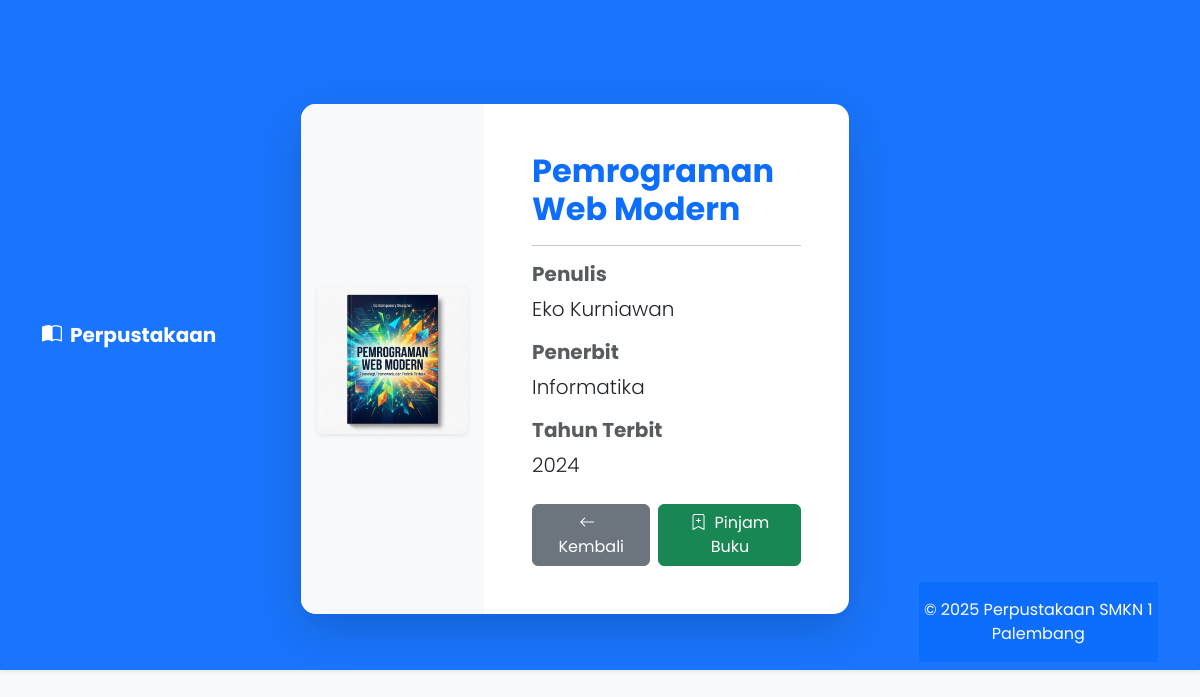
Screenshot of /detail_buku.php?id=1 (signed in) with the database file from the repository.
### tables this page shows
CREATE TABLE `buku` (
  `id_buku` int(11) NOT NULL AUTO_INCREMENT,
  `judul` varchar(255) NOT NULL,
  `penulis` varchar(255) NOT NULL,
  `penerbit` varchar(255) DEFAULT NULL,
  `tahun_terbit` year(4) DEFAULT NULL,
  `cover` varchar(255) DEFAULT NULL,
  PRIMARY KEY (`id_buku`)
);

### detail_buku.php (the view, shortened to what this page needs)
<?php
include 'koneksi.php';
$id = $_GET['id'];
$query = $conn->query("SELECT * FROM buku WHERE id_buku = '$id'");
$buku = $query->fetch_assoc();
?>
<!DOCTYPE html>
<html lang="id">
<head>
  <link href="https://cdn.jsdelivr.net/npm/bootstrap@5.3.2/dist/css/bootstrap.min.css" rel="stylesheet">
  <link rel="stylesheet" href="https://cdn.jsdelivr.net/npm/bootstrap-icons@1.11.1/font/bootstrap-icons.css">
  <link rel="stylesheet" href="style.css">
</head>
<body>
  <nav class="navbar navbar-expand-lg navbar-dark fixed-top shadow-sm">
    <div class="container">
      <a class="navbar-brand fw-bold" href="index.php">
        <i class="bi bi-book-half me-2"></i>Perpustakaan
      </a>
      <div class="collapse navbar-collapse" id="navbarNav">
        <ul class="navbar-nav ms-auto align-items-center">
  <div class="container py-5 mt-5">
    <div class="row justify-content-center">
        <div class="col-md-10">
            <div class="card shadow-lg border-0 overflow-hidden">
                <div class="row g-0">
                    <div class="col-md-4 bg-light d-flex align-items-center justify-content-center p-3">
                        <img src="cover/<?= $buku['cover'] ?>" class="img-fluid shadow-sm rounded" style="max-height: 500px; object-fit: contain;" alt="<?= $buku['judul'] ?>">
                    </div>
                    <div class="col-md-8">
                        <div class="card-body p-5">
                            <h2 class="fw-bold text-primary mb-3"><?= $buku['judul'] ?></h2>
                            <hr>
                            <div class="mb-3">
                                <h5 class="fw-bold text-muted">Penulis</h5>
                                <p class="lead"><?= $buku['penulis'] ?></p>
                            </div>
                            <div class="mb-3">
                                <h5 class="fw-bold text-muted">Penerbit</h5>
                                <p class="lead"><?= $buku['penerbit'] ?></p>
                            </div>
                            <div class="mb-4">
                                <h5 class="fw-bold text-muted">Tahun Terbit</h5>
                                <p class="lead"><?= $buku['tahun_terbit'] ?></p>
                            </div>
                            <div class="d-flex gap-2">
                                <a href="buku.php" class="btn btn-secondary px-4">
                                    <i class="bi bi-arrow-left me-2"></i>Kembali
                                </a>
                                <?php if($_SESSION['role'] != 'kapus'): ?>
                                <a href="transaksi_peminjaman.php?id_buku=<?= $buku['id_buku'] ?>" class="btn btn-success px-4">
                                    <i class="bi bi-bookmark-plus me-2"></i>Pinjam Buku
                                </a>
                                <?php endif; ?>
                            </div>
                        </div>
                    </div>
                </div>
            </div>
        </div>
    </div>
  </div>
  <footer class="bg-primary text-white text-center py-3 mt-auto">
    &copy; 2025 Perpustakaan SMKN 1 Palembang
  </footer>
</body>
</html>

### style.css (style rules this page uses)
body { font-family: 'Poppins', sans-serif; background-color: #f8f9fa; color: #333; }
.navbar { background: rgba(13, 110, 253, 0.95) !important; backdrop-filter: blur(10px); }
.card { transition: transform 0.3s ease, box-shadow 0.3s ease; border: none; border-radius: 15px; overflow: hidden; box-shadow: 0 5px 15px rgba(0, 0, 0, 0.05); height: 100%; }
.card-body { padding: 1.5rem; }
footer { background-color: #0d6efd; color: white; padding: 3rem 0; }

### rows the page displays
buku: cover (picture), judul "Pemrograman Web Modern", penulis "Eko Kurniawan", penerbit "Informatika", tahun_terbit "2024"
